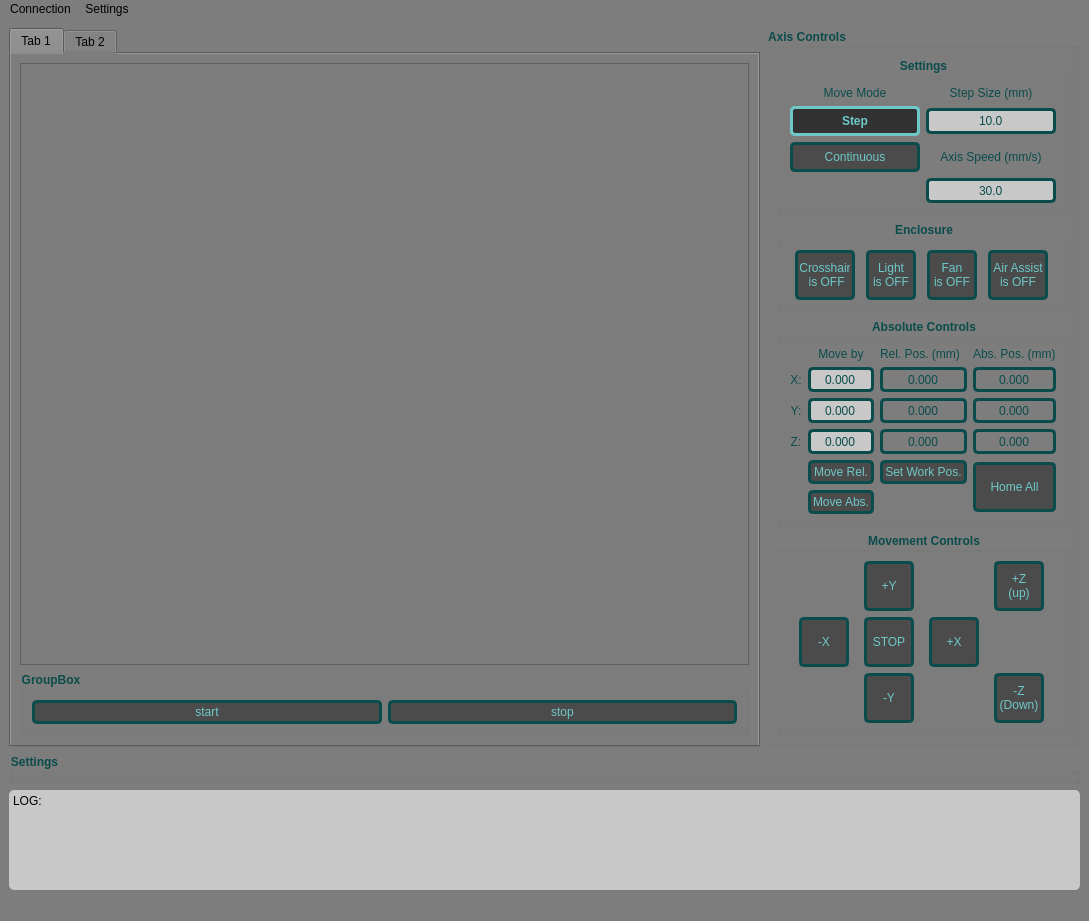
<?xml version="1.0" encoding="UTF-8"?>
<ui version="4.0">
 <class>MainWindow</class>
 <widget class="QMainWindow" name="MainWindow">
  <property name="geometry">
   <rect>
    <x>0</x>
    <y>0</y>
    <width>1089</width>
    <height>873</height>
   </rect>
  </property>
  <property name="windowTitle">
   <string>Maschine Controller</string>
  </property>
  <property name="styleSheet">
   <string notr="true">QWidget{
background-color: rgb(125,125,125);

}

QPushButton {
    background-color: rgb(75, 75, 75);  /* Background color */
    color: rgb(110, 200, 200);  /* Text color */
    border: 3px solid rgb(10,75,75);  /* Border color */
    border-radius: 5px;  /* Rounded edges */
	padding: 2px;
}

QPushButton:pressed {
   background-color: rgb(255, 255, 255);  /* Background color when pressed */
	border: 3px solid rgb(110,200,200);
}
QPushButton:clicked {
   background-color: rgb(255, 255, 255);  /* Background color when pressed */
	border:  rgb(110,200,200);
}

QPushButton:hover {
    background-color: rgb(100, 100, 100);  /* Background color when hovered */
    border-color: rgb(10, 100, 100);  /* Border color when hovered */
}

QPushButton:checked {
    background-color: rgb(50, 50, 50); 
	border: 3px solid rgb(110,200,200);
	font-weight: bold;  /* Bold text */
}

QDoubleSpinBox:enabled{
background-color: rgb(200,200,200);
color: rgb(10,75,75);  /* Text color */
border: 3px solid rgb(10,75,75);  /* Border color */
border-radius: 5px;  /* Rounded edges */
padding : 2px;
}
QDoubleSpinBox:disabled{
background-color: rgb(125,125,125);
color: rgb(10,75,75);  /* Text color */
border: 3px solid rgb(10,75,75);  /* Border color */
border-radius: 5px;  /* Rounded edges */
padding : 2px;
}

QGroupBox{
color: rgb(10,75,75);  /* Text color */
font-weight: bold;  /* Bold text */
background-color: rgb(125,125,125);

}

QLabel{
color: rgb(10,75,75);  /* Text color */
background-color: rgb(125,125,125)
}

QPlainTextEdit{
background-color: rgb(200,200,200);
border-radius: 5px;  /* Rounded edges */
}

QLineEdit{
background-color: rgb(200,200,200);
color: rgb(10,75,75);  /* Text color */
border: 3px solid rgb(10,75,75);  /* Border color */
border-radius: 5px;  /* Rounded edges */
padding : 2px;
}</string>
  </property>
  <property name="animated">
   <bool>true</bool>
  </property>
  <widget class="QWidget" name="centralwidget">
   <property name="styleSheet">
    <string notr="true"/>
   </property>
   <layout class="QGridLayout" name="gridLayout" rowstretch="1,0,0" columnstretch="1,0">
    <item row="0" column="1">
     <widget class="QGroupBox" name="groupBox_2">
      <property name="title">
       <string>Axis Controls</string>
      </property>
      <layout class="QGridLayout" name="gridLayout_2">
       <item row="3" column="0">
        <widget class="QGroupBox" name="groupBox_4">
         <property name="title">
          <string>Movement Controls</string>
         </property>
         <property name="alignment">
          <set>Qt::AlignCenter</set>
         </property>
         <layout class="QGridLayout" name="gridLayout_4">
          <item row="0" column="1">
           <widget class="QPushButton" name="plus_y_button">
            <property name="sizePolicy">
             <sizepolicy hsizetype="Minimum" vsizetype="Minimum">
              <horstretch>0</horstretch>
              <verstretch>0</verstretch>
             </sizepolicy>
            </property>
            <property name="minimumSize">
             <size>
              <width>50</width>
              <height>50</height>
             </size>
            </property>
            <property name="maximumSize">
             <size>
              <width>0</width>
              <height>50</height>
             </size>
            </property>
            <property name="text">
             <string>+Y</string>
            </property>
           </widget>
          </item>
          <item row="2" column="1">
           <widget class="QPushButton" name="minus_y_button">
            <property name="sizePolicy">
             <sizepolicy hsizetype="Minimum" vsizetype="Minimum">
              <horstretch>0</horstretch>
              <verstretch>0</verstretch>
             </sizepolicy>
            </property>
            <property name="minimumSize">
             <size>
              <width>50</width>
              <height>50</height>
             </size>
            </property>
            <property name="maximumSize">
             <size>
              <width>0</width>
              <height>50</height>
             </size>
            </property>
            <property name="text">
             <string>-Y</string>
            </property>
           </widget>
          </item>
          <item row="1" column="1">
           <widget class="QPushButton" name="stop_axis_button">
            <property name="sizePolicy">
             <sizepolicy hsizetype="Minimum" vsizetype="Minimum">
              <horstretch>0</horstretch>
              <verstretch>0</verstretch>
             </sizepolicy>
            </property>
            <property name="minimumSize">
             <size>
              <width>50</width>
              <height>50</height>
             </size>
            </property>
            <property name="maximumSize">
             <size>
              <width>0</width>
              <height>50</height>
             </size>
            </property>
            <property name="baseSize">
             <size>
              <width>50</width>
              <height>50</height>
             </size>
            </property>
            <property name="text">
             <string>STOP</string>
            </property>
           </widget>
          </item>
          <item row="1" column="0">
           <widget class="QPushButton" name="minus_x_button">
            <property name="sizePolicy">
             <sizepolicy hsizetype="Minimum" vsizetype="Minimum">
              <horstretch>0</horstretch>
              <verstretch>0</verstretch>
             </sizepolicy>
            </property>
            <property name="minimumSize">
             <size>
              <width>50</width>
              <height>50</height>
             </size>
            </property>
            <property name="maximumSize">
             <size>
              <width>0</width>
              <height>50</height>
             </size>
            </property>
            <property name="baseSize">
             <size>
              <width>50</width>
              <height>50</height>
             </size>
            </property>
            <property name="text">
             <string>-X</string>
            </property>
           </widget>
          </item>
          <item row="0" column="3">
           <widget class="QPushButton" name="plus_z_button">
            <property name="sizePolicy">
             <sizepolicy hsizetype="Minimum" vsizetype="Fixed">
              <horstretch>0</horstretch>
              <verstretch>0</verstretch>
             </sizepolicy>
            </property>
            <property name="minimumSize">
             <size>
              <width>50</width>
              <height>50</height>
             </size>
            </property>
            <property name="maximumSize">
             <size>
              <width>50</width>
              <height>50</height>
             </size>
            </property>
            <property name="baseSize">
             <size>
              <width>50</width>
              <height>50</height>
             </size>
            </property>
            <property name="text">
             <string>+Z 
(up)</string>
            </property>
           </widget>
          </item>
          <item row="1" column="2">
           <widget class="QPushButton" name="plus_x_button">
            <property name="sizePolicy">
             <sizepolicy hsizetype="Minimum" vsizetype="Maximum">
              <horstretch>0</horstretch>
              <verstretch>0</verstretch>
             </sizepolicy>
            </property>
            <property name="minimumSize">
             <size>
              <width>50</width>
              <height>50</height>
             </size>
            </property>
            <property name="maximumSize">
             <size>
              <width>0</width>
              <height>50</height>
             </size>
            </property>
            <property name="text">
             <string>+X</string>
            </property>
           </widget>
          </item>
          <item row="2" column="3">
           <widget class="QPushButton" name="minus_z_button">
            <property name="minimumSize">
             <size>
              <width>50</width>
              <height>50</height>
             </size>
            </property>
            <property name="maximumSize">
             <size>
              <width>50</width>
              <height>50</height>
             </size>
            </property>
            <property name="baseSize">
             <size>
              <width>50</width>
              <height>50</height>
             </size>
            </property>
            <property name="text">
             <string>-Z
(Down)</string>
            </property>
           </widget>
          </item>
         </layout>
        </widget>
       </item>
       <item row="2" column="0">
        <widget class="QGroupBox" name="groupBox_5">
         <property name="title">
          <string>Absolute Controls</string>
         </property>
         <property name="alignment">
          <set>Qt::AlignCenter</set>
         </property>
         <layout class="QGridLayout" name="gridLayout_5">
          <item row="4" column="4" rowspan="2">
           <widget class="QPushButton" name="home_axis_button">
            <property name="maximumSize">
             <size>
              <width>12000</width>
              <height>50</height>
             </size>
            </property>
            <property name="baseSize">
             <size>
              <width>50</width>
              <height>50</height>
             </size>
            </property>
            <property name="text">
             <string>Home All</string>
            </property>
           </widget>
          </item>
          <item row="3" column="4">
           <widget class="QDoubleSpinBox" name="abs_z_box">
            <property name="enabled">
             <bool>false</bool>
            </property>
            <property name="minimumSize">
             <size>
              <width>0</width>
              <height>25</height>
             </size>
            </property>
            <property name="alignment">
             <set>Qt::AlignCenter</set>
            </property>
            <property name="buttonSymbols">
             <enum>QAbstractSpinBox::NoButtons</enum>
            </property>
            <property name="decimals">
             <number>3</number>
            </property>
            <property name="minimum">
             <double>-500.000000000000000</double>
            </property>
            <property name="maximum">
             <double>500.000000000000000</double>
            </property>
           </widget>
          </item>
          <item row="1" column="2">
           <widget class="QDoubleSpinBox" name="rel_x_box">
            <property name="enabled">
             <bool>false</bool>
            </property>
            <property name="minimumSize">
             <size>
              <width>0</width>
              <height>25</height>
             </size>
            </property>
            <property name="alignment">
             <set>Qt::AlignCenter</set>
            </property>
            <property name="buttonSymbols">
             <enum>QAbstractSpinBox::NoButtons</enum>
            </property>
            <property name="decimals">
             <number>3</number>
            </property>
            <property name="minimum">
             <double>-500.000000000000000</double>
            </property>
            <property name="maximum">
             <double>500.000000000000000</double>
            </property>
           </widget>
          </item>
          <item row="0" column="1">
           <widget class="QLabel" name="label_9">
            <property name="text">
             <string>Move by</string>
            </property>
            <property name="alignment">
             <set>Qt::AlignCenter</set>
            </property>
           </widget>
          </item>
          <item row="2" column="4">
           <widget class="QDoubleSpinBox" name="abs_y_box">
            <property name="enabled">
             <bool>false</bool>
            </property>
            <property name="minimumSize">
             <size>
              <width>0</width>
              <height>25</height>
             </size>
            </property>
            <property name="alignment">
             <set>Qt::AlignCenter</set>
            </property>
            <property name="buttonSymbols">
             <enum>QAbstractSpinBox::NoButtons</enum>
            </property>
            <property name="decimals">
             <number>3</number>
            </property>
            <property name="minimum">
             <double>-500.000000000000000</double>
            </property>
            <property name="maximum">
             <double>500.000000000000000</double>
            </property>
           </widget>
          </item>
          <item row="1" column="4">
           <widget class="QDoubleSpinBox" name="abs_x_box">
            <property name="enabled">
             <bool>false</bool>
            </property>
            <property name="minimumSize">
             <size>
              <width>0</width>
              <height>25</height>
             </size>
            </property>
            <property name="alignment">
             <set>Qt::AlignCenter</set>
            </property>
            <property name="buttonSymbols">
             <enum>QAbstractSpinBox::NoButtons</enum>
            </property>
            <property name="decimals">
             <number>3</number>
            </property>
            <property name="minimum">
             <double>-500.000000000000000</double>
            </property>
            <property name="maximum">
             <double>500.000000000000000</double>
            </property>
           </widget>
          </item>
          <item row="2" column="0">
           <widget class="QLabel" name="label_5">
            <property name="text">
             <string>Y:</string>
            </property>
            <property name="alignment">
             <set>Qt::AlignCenter</set>
            </property>
           </widget>
          </item>
          <item row="4" column="1">
           <widget class="QPushButton" name="move_rel_button">
            <property name="text">
             <string>Move Rel.</string>
            </property>
           </widget>
          </item>
          <item row="3" column="0">
           <widget class="QLabel" name="label_6">
            <property name="text">
             <string>Z:</string>
            </property>
            <property name="alignment">
             <set>Qt::AlignCenter</set>
            </property>
           </widget>
          </item>
          <item row="3" column="2">
           <widget class="QDoubleSpinBox" name="rel_z_box">
            <property name="enabled">
             <bool>false</bool>
            </property>
            <property name="minimumSize">
             <size>
              <width>0</width>
              <height>25</height>
             </size>
            </property>
            <property name="styleSheet">
             <string notr="true"/>
            </property>
            <property name="alignment">
             <set>Qt::AlignCenter</set>
            </property>
            <property name="buttonSymbols">
             <enum>QAbstractSpinBox::NoButtons</enum>
            </property>
            <property name="decimals">
             <number>3</number>
            </property>
            <property name="minimum">
             <double>-500.000000000000000</double>
            </property>
            <property name="maximum">
             <double>500.000000000000000</double>
            </property>
           </widget>
          </item>
          <item row="1" column="1">
           <widget class="QDoubleSpinBox" name="move_by_x_box">
            <property name="minimumSize">
             <size>
              <width>0</width>
              <height>25</height>
             </size>
            </property>
            <property name="alignment">
             <set>Qt::AlignCenter</set>
            </property>
            <property name="buttonSymbols">
             <enum>QAbstractSpinBox::NoButtons</enum>
            </property>
            <property name="decimals">
             <number>3</number>
            </property>
            <property name="minimum">
             <double>-500.000000000000000</double>
            </property>
            <property name="maximum">
             <double>500.000000000000000</double>
            </property>
           </widget>
          </item>
          <item row="3" column="1">
           <widget class="QDoubleSpinBox" name="move_by_z_box">
            <property name="minimumSize">
             <size>
              <width>0</width>
              <height>25</height>
             </size>
            </property>
            <property name="alignment">
             <set>Qt::AlignCenter</set>
            </property>
            <property name="buttonSymbols">
             <enum>QAbstractSpinBox::NoButtons</enum>
            </property>
            <property name="decimals">
             <number>3</number>
            </property>
            <property name="minimum">
             <double>-500.000000000000000</double>
            </property>
            <property name="maximum">
             <double>500.000000000000000</double>
            </property>
           </widget>
          </item>
          <item row="2" column="1">
           <widget class="QDoubleSpinBox" name="move_by_y_box">
            <property name="minimumSize">
             <size>
              <width>0</width>
              <height>25</height>
             </size>
            </property>
            <property name="alignment">
             <set>Qt::AlignCenter</set>
            </property>
            <property name="buttonSymbols">
             <enum>QAbstractSpinBox::NoButtons</enum>
            </property>
            <property name="decimals">
             <number>3</number>
            </property>
            <property name="minimum">
             <double>-500.000000000000000</double>
            </property>
            <property name="maximum">
             <double>500.000000000000000</double>
            </property>
           </widget>
          </item>
          <item row="5" column="1">
           <widget class="QPushButton" name="move_abs_button">
            <property name="text">
             <string>Move Abs.</string>
            </property>
           </widget>
          </item>
          <item row="2" column="2">
           <widget class="QDoubleSpinBox" name="rel_y_box">
            <property name="enabled">
             <bool>false</bool>
            </property>
            <property name="minimumSize">
             <size>
              <width>0</width>
              <height>25</height>
             </size>
            </property>
            <property name="alignment">
             <set>Qt::AlignCenter</set>
            </property>
            <property name="buttonSymbols">
             <enum>QAbstractSpinBox::NoButtons</enum>
            </property>
            <property name="decimals">
             <number>3</number>
            </property>
            <property name="minimum">
             <double>-500.000000000000000</double>
            </property>
            <property name="maximum">
             <double>500.000000000000000</double>
            </property>
           </widget>
          </item>
          <item row="0" column="2">
           <widget class="QLabel" name="label_8">
            <property name="text">
             <string>Rel. Pos. (mm)</string>
            </property>
           </widget>
          </item>
          <item row="1" column="0">
           <widget class="QLabel" name="label_4">
            <property name="text">
             <string>X:</string>
            </property>
            <property name="alignment">
             <set>Qt::AlignCenter</set>
            </property>
           </widget>
          </item>
          <item row="4" column="2">
           <widget class="QPushButton" name="set_wp_button">
            <property name="text">
             <string>Set Work Pos.</string>
            </property>
           </widget>
          </item>
          <item row="0" column="4">
           <widget class="QLabel" name="label_7">
            <property name="text">
             <string>Abs. Pos. (mm)</string>
            </property>
           </widget>
          </item>
         </layout>
        </widget>
       </item>
       <item row="0" column="0">
        <widget class="QGroupBox" name="groupBox_3">
         <property name="title">
          <string>Settings</string>
         </property>
         <property name="alignment">
          <set>Qt::AlignCenter</set>
         </property>
         <layout class="QGridLayout" name="gridLayout_3">
          <property name="topMargin">
           <number>9</number>
          </property>
          <property name="bottomMargin">
           <number>9</number>
          </property>
          <property name="verticalSpacing">
           <number>6</number>
          </property>
          <item row="0" column="1">
           <widget class="QLabel" name="label_2">
            <property name="text">
             <string>Step Size (mm)</string>
            </property>
            <property name="alignment">
             <set>Qt::AlignCenter</set>
            </property>
           </widget>
          </item>
          <item row="3" column="1">
           <widget class="QDoubleSpinBox" name="axis_speed_box">
            <property name="minimumSize">
             <size>
              <width>0</width>
              <height>25</height>
             </size>
            </property>
            <property name="alignment">
             <set>Qt::AlignCenter</set>
            </property>
            <property name="buttonSymbols">
             <enum>QAbstractSpinBox::NoButtons</enum>
            </property>
            <property name="decimals">
             <number>1</number>
            </property>
            <property name="maximum">
             <double>200.000000000000000</double>
            </property>
            <property name="value">
             <double>30.000000000000000</double>
            </property>
           </widget>
          </item>
          <item row="0" column="0">
           <widget class="QLabel" name="label">
            <property name="text">
             <string>Move Mode</string>
            </property>
            <property name="textFormat">
             <enum>Qt::AutoText</enum>
            </property>
            <property name="alignment">
             <set>Qt::AlignCenter</set>
            </property>
            <property name="margin">
             <number>5</number>
            </property>
           </widget>
          </item>
          <item row="1" column="1">
           <widget class="QDoubleSpinBox" name="axis_step_size_box">
            <property name="minimumSize">
             <size>
              <width>0</width>
              <height>25</height>
             </size>
            </property>
            <property name="alignment">
             <set>Qt::AlignCenter</set>
            </property>
            <property name="buttonSymbols">
             <enum>QAbstractSpinBox::NoButtons</enum>
            </property>
            <property name="keyboardTracking">
             <bool>true</bool>
            </property>
            <property name="decimals">
             <number>1</number>
            </property>
            <property name="maximum">
             <double>400.000000000000000</double>
            </property>
            <property name="value">
             <double>10.000000000000000</double>
            </property>
           </widget>
          </item>
          <item row="1" column="0">
           <widget class="QPushButton" name="axis_step_mode_button">
            <property name="minimumSize">
             <size>
              <width>0</width>
              <height>30</height>
             </size>
            </property>
            <property name="styleSheet">
             <string notr="true"/>
            </property>
            <property name="text">
             <string>Step</string>
            </property>
            <property name="checkable">
             <bool>true</bool>
            </property>
            <property name="checked">
             <bool>true</bool>
            </property>
           </widget>
          </item>
          <item row="2" column="1">
           <widget class="QLabel" name="label_3">
            <property name="text">
             <string>Axis Speed (mm/s)</string>
            </property>
            <property name="alignment">
             <set>Qt::AlignCenter</set>
            </property>
           </widget>
          </item>
          <item row="2" column="0">
           <widget class="QPushButton" name="axis_continuous_mode_button">
            <property name="minimumSize">
             <size>
              <width>0</width>
              <height>30</height>
             </size>
            </property>
            <property name="styleSheet">
             <string notr="true"/>
            </property>
            <property name="text">
             <string>Continuous</string>
            </property>
            <property name="checkable">
             <bool>true</bool>
            </property>
           </widget>
          </item>
         </layout>
        </widget>
       </item>
       <item row="1" column="0">
        <widget class="QGroupBox" name="groupBox_6">
         <property name="title">
          <string>Enclosure</string>
         </property>
         <property name="alignment">
          <set>Qt::AlignCenter</set>
         </property>
         <layout class="QGridLayout" name="gridLayout_6">
          <item row="0" column="2">
           <widget class="QPushButton" name="enclosure_fan_button">
            <property name="minimumSize">
             <size>
              <width>50</width>
              <height>50</height>
             </size>
            </property>
            <property name="maximumSize">
             <size>
              <width>50</width>
              <height>50</height>
             </size>
            </property>
            <property name="baseSize">
             <size>
              <width>50</width>
              <height>50</height>
             </size>
            </property>
            <property name="text">
             <string>Fan 
is OFF</string>
            </property>
            <property name="checkable">
             <bool>true</bool>
            </property>
           </widget>
          </item>
          <item row="0" column="0">
           <widget class="QPushButton" name="laser_crosshair_button">
            <property name="enabled">
             <bool>true</bool>
            </property>
            <property name="sizePolicy">
             <sizepolicy hsizetype="Minimum" vsizetype="Fixed">
              <horstretch>0</horstretch>
              <verstretch>0</verstretch>
             </sizepolicy>
            </property>
            <property name="minimumSize">
             <size>
              <width>50</width>
              <height>50</height>
             </size>
            </property>
            <property name="maximumSize">
             <size>
              <width>60</width>
              <height>50</height>
             </size>
            </property>
            <property name="baseSize">
             <size>
              <width>50</width>
              <height>50</height>
             </size>
            </property>
            <property name="text">
             <string>Crosshair 
 is OFF</string>
            </property>
            <property name="checkable">
             <bool>true</bool>
            </property>
           </widget>
          </item>
          <item row="0" column="1">
           <widget class="QPushButton" name="enclosure_light_button">
            <property name="minimumSize">
             <size>
              <width>50</width>
              <height>50</height>
             </size>
            </property>
            <property name="maximumSize">
             <size>
              <width>50</width>
              <height>50</height>
             </size>
            </property>
            <property name="baseSize">
             <size>
              <width>50</width>
              <height>50</height>
             </size>
            </property>
            <property name="text">
             <string>Light 
is OFF</string>
            </property>
            <property name="checkable">
             <bool>true</bool>
            </property>
           </widget>
          </item>
          <item row="0" column="3">
           <widget class="QPushButton" name="air_assist_button">
            <property name="minimumSize">
             <size>
              <width>50</width>
              <height>50</height>
             </size>
            </property>
            <property name="maximumSize">
             <size>
              <width>60</width>
              <height>50</height>
             </size>
            </property>
            <property name="baseSize">
             <size>
              <width>50</width>
              <height>50</height>
             </size>
            </property>
            <property name="text">
             <string>Air Assist 
is OFF</string>
            </property>
            <property name="checkable">
             <bool>true</bool>
            </property>
           </widget>
          </item>
         </layout>
        </widget>
       </item>
      </layout>
     </widget>
    </item>
    <item row="1" column="0" colspan="2">
     <widget class="QGroupBox" name="groupBox">
      <property name="title">
       <string>Settings</string>
      </property>
     </widget>
    </item>
    <item row="2" column="0" colspan="2">
     <widget class="QPlainTextEdit" name="log_textEdit">
      <property name="enabled">
       <bool>true</bool>
      </property>
      <property name="sizePolicy">
       <sizepolicy hsizetype="Minimum" vsizetype="Minimum">
        <horstretch>0</horstretch>
        <verstretch>0</verstretch>
       </sizepolicy>
      </property>
      <property name="minimumSize">
       <size>
        <width>20</width>
        <height>100</height>
       </size>
      </property>
      <property name="maximumSize">
       <size>
        <width>16777215</width>
        <height>100</height>
       </size>
      </property>
      <property name="styleSheet">
       <string notr="true">QScrollBar:vertical {
    border: 1px solid #ccc;
    background: rgb(255,255,255);
    width: 15px;
    margin: 0px 0px 0px 0px;
}

QScrollBar::handle:vertical {
    background: rgb(125,125,125);
    min-height: 20px;
    border-radius: 5px;
}

QScrollBar::add-line:vertical {
    background:  rgb(255,255,255);
    height: 0px;
    subcontrol-position: bottom;
    subcontrol-origin: margin;
}

QScrollBar::sub-line:vertical {
    background: rgb(255,255,255);
    height: 0px;
    subcontrol-position: top;
    subcontrol-origin: margin;
}

QScrollBar::up-arrow:vertical, QScrollBar::down-arrow:vertical {
    border: 0px solid rgb(255,255,255);
    width: 0px;
    height: 0px;
    background: grey;
}

QScrollBar::add-page:vertical, QScrollBar::sub-page:vertical {
    background: none;
}</string>
      </property>
      <property name="readOnly">
       <bool>true</bool>
      </property>
      <property name="plainText">
       <string>LOG:
</string>
      </property>
     </widget>
    </item>
    <item row="0" column="0">
     <widget class="QTabWidget" name="tabWidget">
      <property name="currentIndex">
       <number>0</number>
      </property>
      <widget class="QWidget" name="tab">
       <attribute name="title">
        <string>Tab 1</string>
       </attribute>
       <layout class="QGridLayout" name="gridLayout_7">
        <item row="1" column="0">
         <widget class="QGraphicsView" name="OCam_View">
          <property name="sizePolicy">
           <sizepolicy hsizetype="Expanding" vsizetype="Expanding">
            <horstretch>100</horstretch>
            <verstretch>100</verstretch>
           </sizepolicy>
          </property>
          <property name="mouseTracking">
           <bool>false</bool>
          </property>
         </widget>
        </item>
        <item row="2" column="0">
         <widget class="QGroupBox" name="groupBox_7">
          <property name="title">
           <string>GroupBox</string>
          </property>
          <layout class="QGridLayout" name="gridLayout_8">
           <property name="sizeConstraint">
            <enum>QLayout::SetDefaultConstraint</enum>
           </property>
           <item row="0" column="0">
            <widget class="QPushButton" name="OCam_start_button">
             <property name="text">
              <string>start</string>
             </property>
            </widget>
           </item>
           <item row="0" column="1">
            <widget class="QPushButton" name="OCam_stop_button">
             <property name="text">
              <string>stop</string>
             </property>
            </widget>
           </item>
          </layout>
         </widget>
        </item>
       </layout>
      </widget>
      <widget class="QWidget" name="tab_2">
       <attribute name="title">
        <string>Tab 2</string>
       </attribute>
      </widget>
     </widget>
    </item>
   </layout>
  </widget>
  <widget class="QMenuBar" name="menubar">
   <property name="geometry">
    <rect>
     <x>0</x>
     <y>0</y>
     <width>1089</width>
     <height>21</height>
    </rect>
   </property>
   <widget class="QMenu" name="menuConnection">
    <property name="title">
     <string>Connection</string>
    </property>
    <addaction name="connect_all_action"/>
    <addaction name="disconnect_all_action"/>
    <addaction name="connection_status_action"/>
   </widget>
   <widget class="QMenu" name="menuSettings">
    <property name="title">
     <string>Settings</string>
    </property>
   </widget>
   <addaction name="menuConnection"/>
   <addaction name="menuSettings"/>
  </widget>
  <widget class="QStatusBar" name="statusbar"/>
  <action name="actionConnect_2">
   <property name="text">
    <string>Connect Artisan</string>
   </property>
  </action>
  <action name="connection_status_action">
   <property name="text">
    <string>Status</string>
   </property>
  </action>
  <action name="connect_all_action">
   <property name="text">
    <string>Connect All</string>
   </property>
  </action>
  <action name="disconnect_all_action">
   <property name="text">
    <string>Disconnect_All</string>
   </property>
  </action>
 </widget>
 <resources/>
 <connections/>
</ui>
